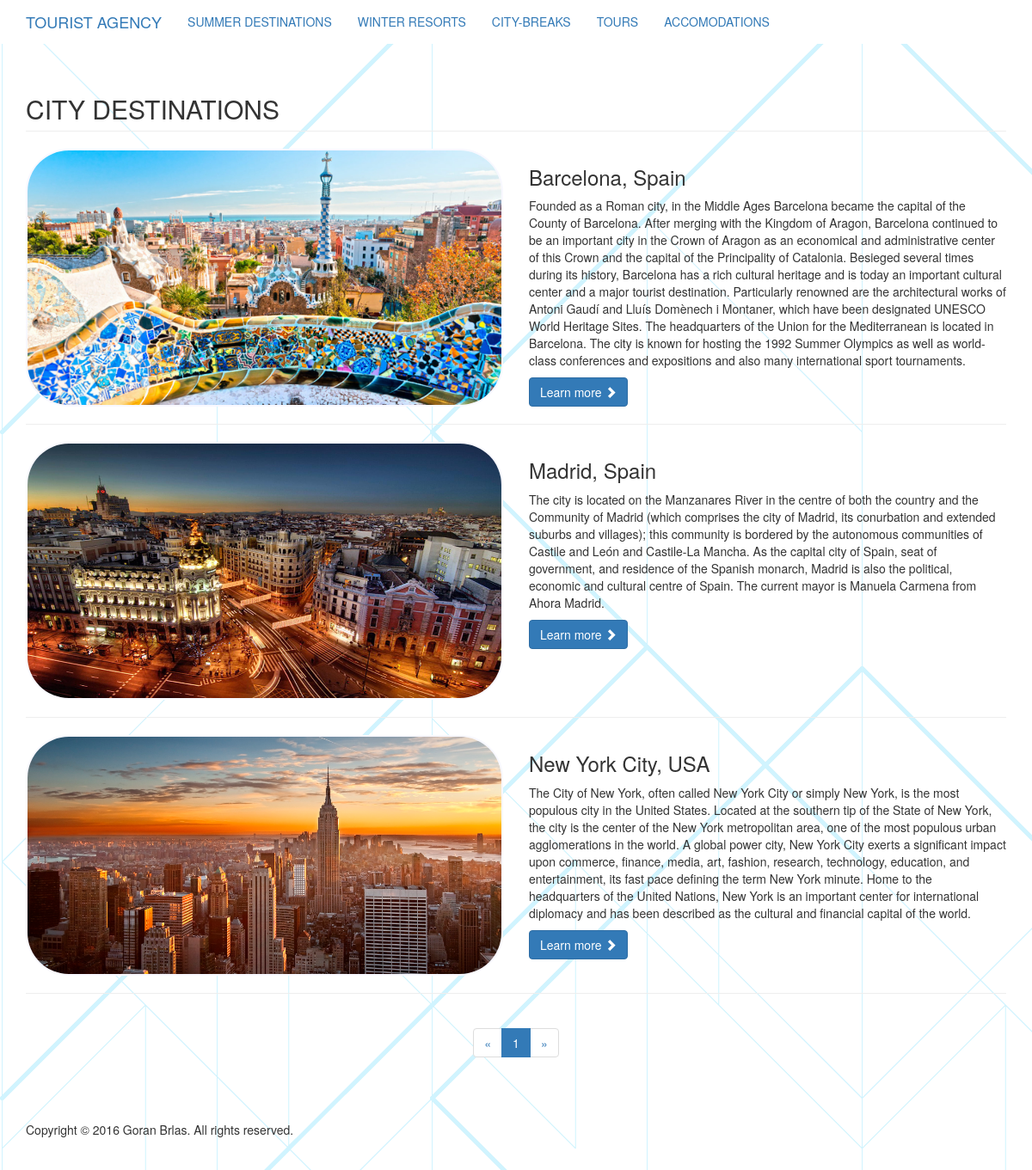
The app's page /destinations.php?type=cities&page=1 with its own data.
### tables this page shows
CREATE TABLE IF NOT EXISTS `lokacija` (
  `idLokacija` int(11) NOT NULL AUTO_INCREMENT,
  `ime` varchar(50) NOT NULL,
  `opis` varchar(1000) NOT NULL,
  `dugiOpis` varchar(10000) NOT NULL,
  `tip` int(11) NOT NULL,
  `idDrzava` int(11) NOT NULL,
  `pregledi` int(11) NOT NULL DEFAULT '0',
  PRIMARY KEY (`idLokacija`),
  KEY `idDrzava` (`idDrzava`)
);

CREATE TABLE IF NOT EXISTS `slika` (
  `idSlika` int(11) NOT NULL AUTO_INCREMENT,
  `url` varchar(1000) NOT NULL,
  PRIMARY KEY (`idSlika`)
);

### destinations.php (the view, shortened to what this page needs)
<!DOCTYPE html>
<html lang="en">
<head>
    <link href="css/custom.css" rel="stylesheet">
    <link href="css/bootstrap.min.css" rel="stylesheet">
    <link href="css/1-col-portfolio.css" rel="stylesheet">
</head>
<body>
<nav class="navbar navbar-fixed-top" role="navigation">
    <div class="container">
        <div class="navbar-header">
            <a class="navbar-brand" href="./index.php">TOURIST AGENCY</a>
        </div>
        <div class="collapse navbar-collapse" id="bs-example-navbar-collapse-1">
            <ul class="nav navbar-nav">
                <li>
                    <a href="./destinations.php?type=summer&page=1">SUMMER DESTINATIONS</a>
                </li>
                <li>
                    <a href="./destinations.php?type=winter&page=1">WINTER RESORTS</a>
                </li>
                <li>
                    <a href="./destinations.php?type=cities&page=1">CITY-BREAKS</a>
                </li>
                <li>
                    <a href="./tours.php?page=1">TOURS</a>
                </li>
                <li>
                    <a href="./accomodations.php">ACCOMODATIONS</a>
                </li>
            </ul>
        </div>
    </div>
</nav>
<div class="container">
    <?php
        if (isset($_GET['type'])) {
            $temp = $_GET['type'];
            $page = $_GET['page'];
            if ($temp == "summer") {
                echo "
                    <div class=\"row\">
        <div class=\"col-lg-12\">
            <h2 class=\"page-header\">SUMMER DESTINATIONS</h2>
        </div>
    </div>";
                $type = 1;
            } else if ($temp == "cities") {
                echo "
                    <div class=\"row\">
        <div class=\"col-lg-12\">
            <h2 class=\"page-header\">CITY DESTINATIONS</h2>
        </div>
    </div>";
                $type = 3;
            }
            include './admin/spajanje_na_bazu.php';
            $upit = "SELECT idLokacija, ime, opis, tip, idDrzava FROM LOKACIJA WHERE tip = $type";
            $rezultat = mysqli_query($veza, $upit) or die (mysqli_error($veza));
            if (mysqli_num_rows($rezultat) % 5 == 0) {
                $numberOfPages = intval(mysqli_num_rows($rezultat) / 5);
            } else {
                $numberOfPages = intval(mysqli_num_rows($rezultat) / 5) + 1;
            }
            while ($redak = mysqli_fetch_array($rezultat, MYSQLI_ASSOC)) {
                $lokacija = $redak['idLokacija'];
                $ime = $redak['ime'];
                $opis = $redak['opis'];
                $upit2 = "SELECT idSlika FROM SLIKE_LOKACIJA WHERE idLokacija = $lokacija";
                $rezultat2 = mysqli_query($veza, $upit2) or die (mysqli_error($veza));
                $redak2 = mysqli_fetch_array($rezultat2, MYSQLI_ASSOC);
                $idSlika = $redak2['idSlika'];
                $upit3 = "SELECT url FROM SLIKA WHERE idSlika = $idSlika";
                $rezultat3 = mysqli_query($veza, $upit3) or die (mysqli_error($veza));
                $redak3 = mysqli_fetch_array($rezultat3, MYSQLI_ASSOC);
                $url = $redak3['url'];
                echo "<div class=\"row\">";
                echo "
                    <div class=\"col-md-6\">
                            <img class=\"img-responsive\" src=\"./images/$url\" width=\"600\" height=\"300\" alt=\"\">
                    </div>";
                echo "<div class=\"col-md-6\">
                        <h3>$ime</h3>
                            <p>$opis</p>
                        <a class=\"btn btn-primary\" href=\"./learnMoreDest.php?value=$lokacija\">Learn more <span class=\"glyphicon glyphicon-chevron-right\"></span></a>
                   </div>";
                echo "</div>";
                echo "<hr>";
            };
            echo "<div class=\"row text-center\">
        <div class=\"col-lg-12\">
            <ul class=\"pagination\">
                <li>";
                    if ($page > 1) {
                        $before = $page - 1;
                    } else {
                        $before = $page;
                    }
                   echo " <a href=\"./destinations.php?type=$temp&page=$before\">&laquo;</a></li>";
                    for ($j = 1; $j <= $numberOfPages; $j++) {
                        $z = $j;
                        if ($page == $z) {
                            echo "<li class=\"active\">
                            <a href=\"./destinations.php?type=$temp&page=$z\">$z</a>
                            </li>";
                        } else {
                            echo "<li>
                            <a href=\"./destinations.php?type=$temp&page=$z\">$z</a>
                            </li>";
                        }
                    };
                    if ($page == $numberOfPages) {
                        $after = $page;
                    } else {
                        $after = $page + 1;
                    }
                    echo "<li><a href=\"./destinations.php?type=$temp&page=$after\">&raquo;</a>
                </li>
            </ul>
        </div>
    </div>";
        }
    ?>
    <footer>
        <div class="row">
            <div class="col-lg-12">
                <p>Copyright &copy; 2016 Goran Brlas. All rights reserved.</p>
            </div>
        </div>
    </footer>
</div>
</body>
</html>

### css/custom.css (style rules this page uses)
.navbar { background-color: #ffffff; border-bottom: 2px solid; border-color: #0066ff; }

### css/1-col-portfolio.css (style rules this page uses)
body { padding-top: 70px; }
footer { margin: 50px 0; }

### destinations.php (style rules this page uses)
div img { height: = 100%; max-height: 300px; width = 600px; border: 2px solid ghostwhite; border-radius: 50px; }
body { background-image: url(./images/background-grey100.png); }

### records on screen
lokacija: slika.url (picture), ime "Barcelona, Spain", opis "Founded as a Roman city, in the Middle Ages Barcelona became the capital of the County of Barcelona. After merging with the Kingdom of Aragon, Barcelona continued to be an important city in the Crown of Aragon as an economical and administrative center of this Crown and the capital of the Principality of Catalonia. Besieged several times during its history, Barcelona has a rich cultural heritage and is today an important cultural center and a major tourist destination. Particularly renowned are the architectural works of Antoni Gaudí and Lluís Domènech i Montaner, which have been designated UNESCO World Heritage Sites. The headquarters of the Union for the Mediterranean is located in…", $lokacija 2 (drawn)
lokacija: slika.url (picture), ime "Madrid, Spain", opis "The city is located on the Manzanares River in the centre of both the country and the Community of Madrid (which comprises the city of Madrid, its conurbation and extended suburbs and villages); this community is bordered by the autonomous communities of Castile and León and Castile-La Mancha. As the capital city of Spain, seat of government, and residence of the Spanish monarch, Madrid is also the political, economic and cultural centre of Spain. The current mayor is Manuela Carmena from Ahora Madrid.", $lokacija 3 (drawn)
lokacija: slika.url (picture), ime "New York City, USA", opis "The City of New York, often called New York City or simply New York, is the most populous city in the United States. Located at the southern tip of the State of New York, the city is the center of the New York metropolitan area, one of the most populous urban agglomerations in the world. A global power city, New York City exerts a significant impact upon commerce, finance, media, art, fashion, research, technology, education, and entertainment, its fast pace defining the term New York minute. Home to the headquarters of the United Nations, New York is an important center for international diplomacy and has been described as the cultural and financial capital of the world.", $lokacija 7 (drawn)

### other values on screen
$z "1"
